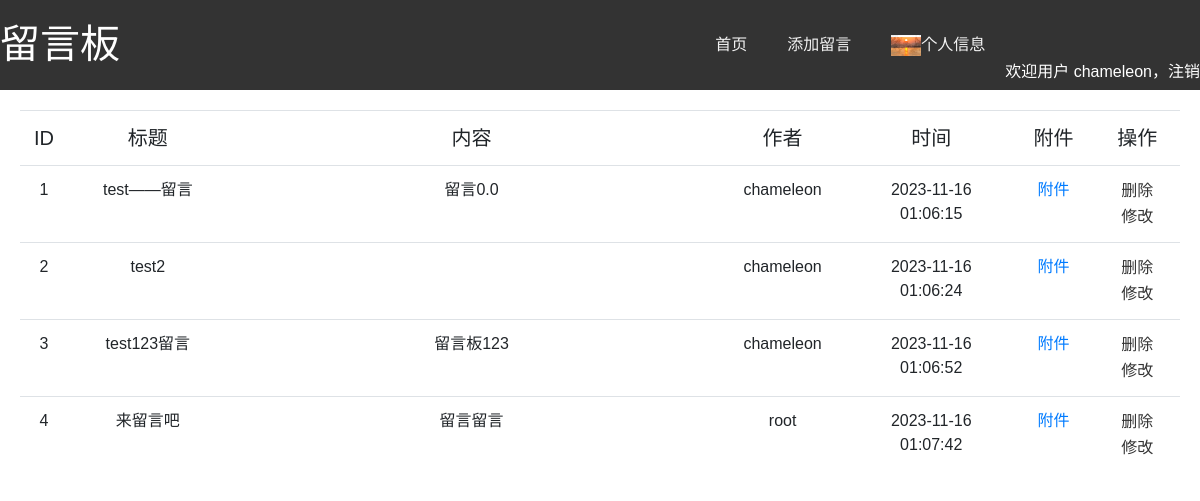
The app's page /index.php (signed in) with its own data.
### tables this page shows
CREATE TABLE IF NOT EXISTS `tb_message` (
  `cl_id` int(10) unsigned NOT NULL AUTO_INCREMENT,
  `cl_title` varchar(100) NOT NULL,
  `cl_content` text NOT NULL,
  `cl_author` varchar(40) NOT NULL,
  `cl_file` varchar(40) DEFAULT NULL,
  `cl_date` datetime DEFAULT current_timestamp(),
  PRIMARY KEY (`cl_id`)
);

### index.php (the view, shortened to what this page needs)
<!DOCTYPE html>
<html lang="en">
<head>
    <link rel="stylesheet" href="https://cdn.jsdelivr.net/npm/bootstrap@4.6.2/dist/css/bootstrap.min.css">
</head>
<body>
<div class="navbar-message">
    <h1 class="h1-message">留言板</h1>
    <a href="logout.php" class="logout-message">欢迎用户 <?php echo htmlspecialchars($_SESSION['user']); ?>，注销</a>
    <a href="userinfo.html" class="button-message"><img src="<?php echo $_SESSION['avatar']; ?>"width="30";height="30">个人信息</a>
    <a href="addnews.html" class="button-message">添加留言</a>
    <a href="index.php" class="button-message">首页</a>
</div>
<div style="padding:20px;text-align: center;">
    <table class="table table-hover">
        <thead>
        <tr>
            <td class="news-id">ID</td>
            <td class="news-title">标题</td>
            <td class="news-content">内容</td>
            <td class="news-author">作者</td>
            <td class="news-time">时间</td>
            <td class="news-file">附件</td>
            <td class="news-action">操作</td>
        </tr>
        </thead>
        <tbody>
        <?php
        $sql = "select * from tb_message";
        $res = mysql_query($sql) or die(mysql_error());
        while ($r = mysql_fetch_assoc($res)) {
            echo "<tr>";
            echo "<td>{$r['cl_id']}</td>";
            echo "<td>{$r['cl_title']}</td>";
            echo "<td>{$r['cl_content']}</td>";
            echo "<td>{$r['cl_author']}</td>";
            echo "<td>{$r['cl_date']}</td>";
            echo "<td><a href='{$r['cl_file']}'>附件</a></td>";
            echo "<td>";
            echo "<a href='delnews.php?newsID={$r['cl_id']}' class='actions'>删除</a>";
            echo "<a href='editnews.php?newsID={$r['cl_id']}' class='actions'>修改</a>";
            echo "</td>";
        }
        ?>
        </tbody>
    </table>
</div>

### index.php (style rules this page uses)
body { margin: 0; font-family: Arial, sans-serif; }
.navbar-message { overflow: hidden; background-color: #333; }
.logout-message { float: right; display: block; color: white; margin-top: 60px; text-decoration: none; }
.button-message { float: right; display: block; color: #f2f2f2; text-align: center; padding: 33px 20px; text-decoration: none; }
.h1-message { color: white; float: left; margin-top: 20px; text-align: center; }
.news-id { font-size: 20px; width: 50px; }
.news-title { font-size: 20px; width: 200px; }
.news-content { font-size: 20px; width: 700px; }
.news-author { font-size: 20px; width: 150px; }
.news-time { font-size: 20px; width: 200px; }
.news-file { font-size: 20px; width: 100px; }
.news-action { font-size: 20px; width: 100px; }
.actions { color: #333333; display: block; text-align: center; padding: 1px 8px; text-decoration: none; }

### records on screen
tb_message: cl_id "1", cl_title "test——留言", cl_content "留言0.0", cl_author "chameleon", cl_date "2023-11-16 01:06:15"
tb_message: cl_id "2", cl_title "test2", cl_author "chameleon", cl_date "2023-11-16 01:06:24"
tb_message: cl_id "3", cl_title "test123留言", cl_content "留言板123", cl_author "chameleon", cl_date "2023-11-16 01:06:52"
tb_message: cl_id "4", cl_title "来留言吧", cl_content "留言留言", cl_author "root", cl_date "2023-11-16 01:07:42"

### other values on screen
$_SESSION['user'] "chameleon"
